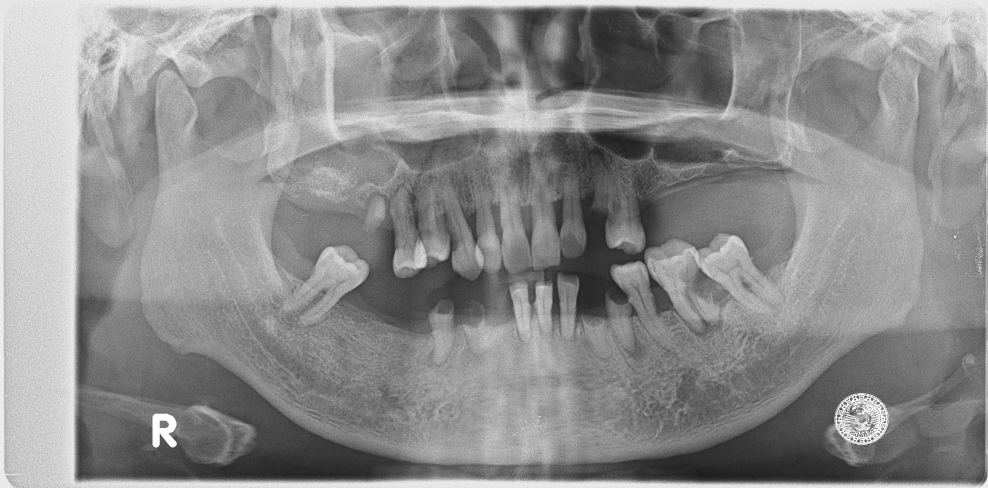
#> input picture periodontitis/trial.jpg, 1976 x 976 px (shown at 1/2 size)
$ jupyter execute --allow-errors Untitled.ipynb
#> lines starting #> are read from the running program, lines starting #| are printed output that depends on the picture; after the words box and inside, x2 and y2 are one past the last pixel; in counts of white or black regions, pixels touching at a corner belong together
[cell 1]
from PIL import Image, ImageDraw, ImageFont

def extract_image_info(image_path):
    # Open the image using Pillow
    img = Image.open(image_path)

    # Get image size (in pixels)
    width, height = img.size
    print(f"Image Resolution: {width} x {height} pixels")

    # Get DPI (dots per inch) if available in image metadata
    dpi = img.info.get('dpi', None)
    if dpi:
        print(f"Image DPI: {dpi}")
    else:
        print("DPI not available in the image metadata.")

    return img, width, height, dpi

# [70 lines left out: functions calculate_scaling_factor, add_grid_to_image, add_ruler_to_image, not called in this run]

# Example usage
image_path = "trials/diagnostics-14-02338-g001.png"  # Replace with your image file path
#> (the rest of this cell did not finish here and is left out)

[cell 2]
import cv2
import numpy as np
from tkinter import Tk, filedialog

# Parameters for grid
grid_size_cm = 1  # grid size in centimeters (1 cm)
#> grid_size_cm = 1
#> the answer given: trial.jpg
#> in upload_image, returned value is the input picture: shape (976, 1976, 3); min 26, max 255, mean 140.8
pixels_per_cm = 10  # Example scale: 10 pixels per centimeter

# Global variables for scaling and translation
scale_factor = 1.0  # Initial scale factor
x_offset = 0  # Initial x offset
y_offset = 0  # Initial y offset

# Mouse callback function for dragging and zooming
# [24 lines left out: function mouse_callback, not called in this run]

# Function to draw the grid (ruler) on the image
def draw_grid(image):
    height, width, _ = image.shape
#> height = 976; width = 1976

    # Draw vertical lines at every `grid_size_cm * pixels_per_cm` pixels
    for x in range(0, width, grid_size_cm * pixels_per_cm):
        cv2.line(image, (x, 0), (x, height), (0, 255, 0), 1)  # Green vertical lines
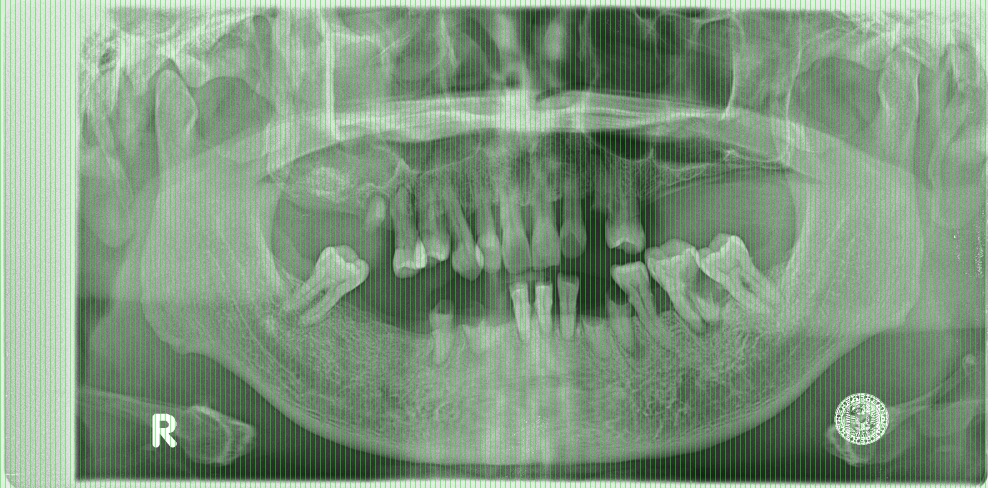
#> image: shape (976, 1976, 3) (shown at 1/2 size); 10.02% of pixels changed, all inside (x1, y1, x2, y2) = (0, 0, 1971, 976)

    # Draw horizontal lines at every `grid_size_cm * pixels_per_cm` pixels
    for y in range(0, height, grid_size_cm * pixels_per_cm):
        cv2.line(image, (0, y), (width, y), (0, 255, 0), 1)  # Green horizontal lines
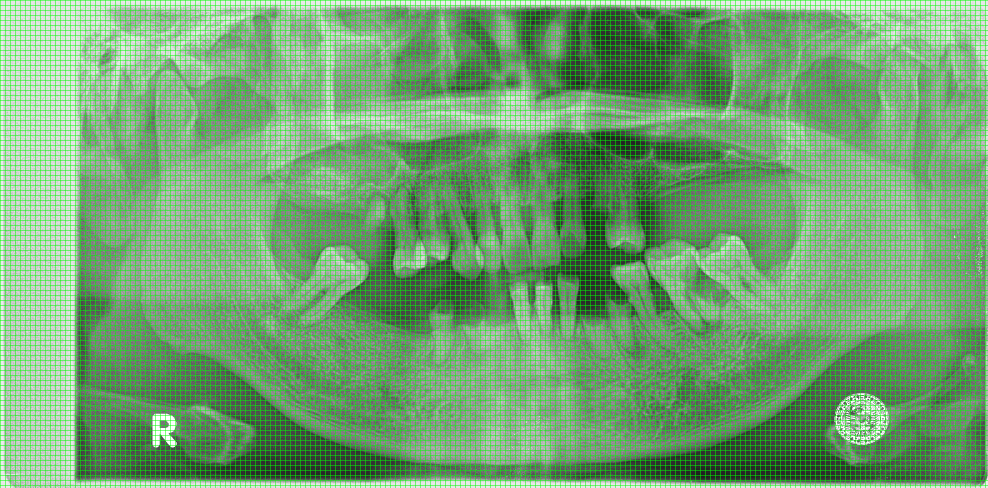
#> image: shape (976, 1976, 3) (shown at 1/2 size); 9.03% of pixels changed, all inside (x1, y1, x2, y2) = (1, 0, 1976, 971)

    return image

# Function to open file dialog and ask user to select an image
def upload_image():
    # Use Tkinter file dialog to upload the image
    Tk().withdraw()  # Hide the root window
    file_path = filedialog.askopenfilename(title="Select an X-ray Image", filetypes=[("Image files", "*.png;*.jpg;*.jpeg;*.tiff")])

    if file_path:
        return cv2.imread(file_path)
    else:
        print("No image selected.")
        return None

# Main function
def main():
    # Ask the user to upload an image
    image = upload_image()

    if image is None:
        return

    # Store the original image for resizing purposes
    global orig_image
    orig_image = image.copy()

    # Draw the grid on the image
    image_with_grid = draw_grid(image)

    # Display the image with the grid overlay
    cv2.imshow("Image with Ruler", image_with_grid)

    # Set the mouse callback function for image interaction
    cv2.setMouseCallback("Image with Ruler", mouse_callback)

    # Wait for a key press to close the window
    cv2.waitKey(0)
    cv2.destroyAllWindows()

# Run the program
if __name__ == "__main__":
    main()

$ run again, on periodontitis/trial1.jpg
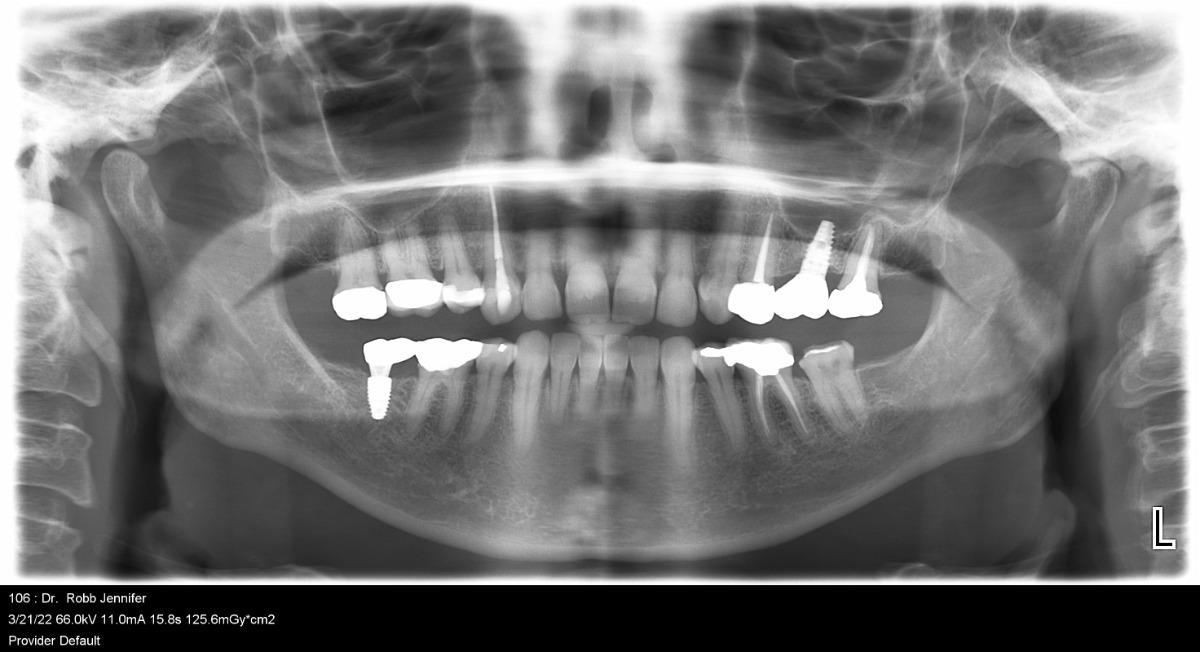
#> input picture periodontitis/trial1.jpg, 1200 x 652 px
#> grid_size_cm = 1
#> in upload_image, returned value is the input picture: shape (652, 1200, 3); min 0, max 255, mean 115.7
#> after the loop in draw_grid, `for x in range(0, width, grid_size_cm * pixels_per_cm):`:
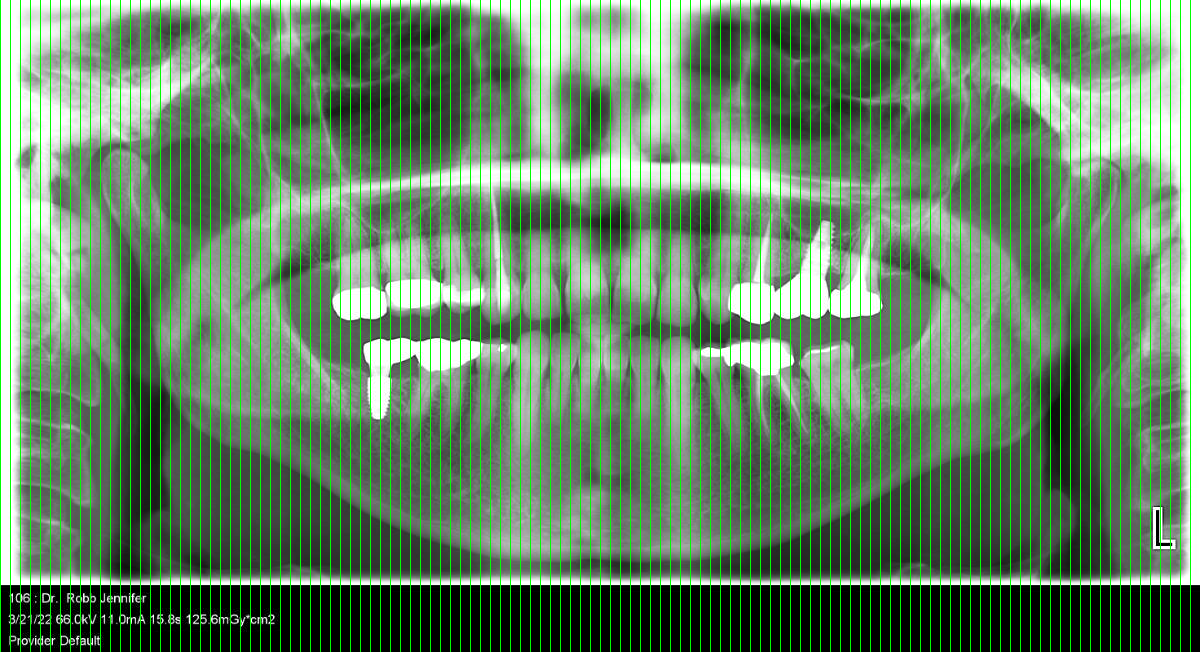
#> image: shape (652, 1200, 3); 10% of pixels changed, all inside (x1, y1, x2, y2) = (0, 0, 1191, 652)
#> after the loop in draw_grid, `for y in range(0, height, grid_size_cm * pixels_per_cm):`:
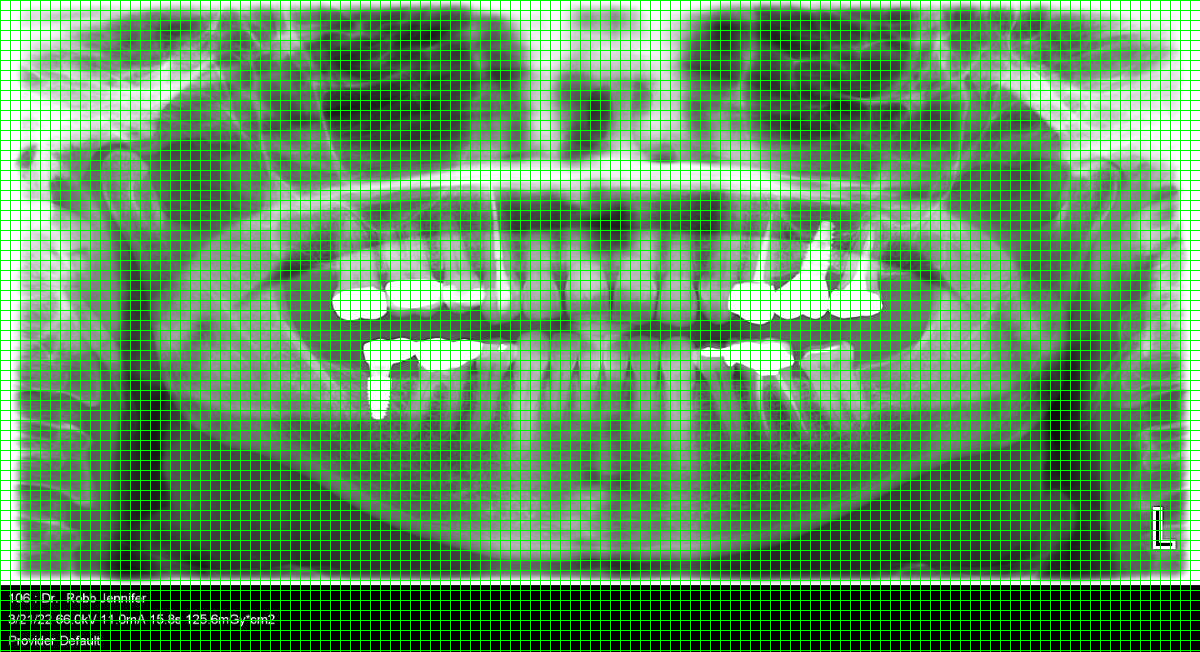
#> image: shape (652, 1200, 3); 9.11% of pixels changed, all inside (x1, y1, x2, y2) = (1, 0, 1200, 651)

$ run again, on periodontitis/trial2.jpg
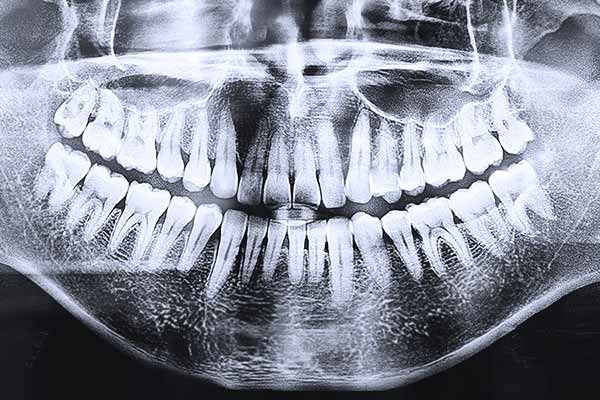
#> input picture periodontitis/trial2.jpg, 600 x 400 px
#> grid_size_cm = 1
#> in upload_image, returned value is the input picture: shape (400, 600, 3); mean B, G, R 154.6, 140.7, 136.3
#> after the loop in draw_grid, `for x in range(0, width, grid_size_cm * pixels_per_cm):`:
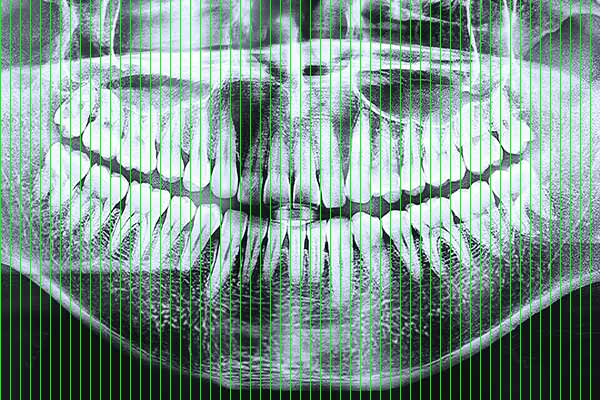
#> image: shape (400, 600, 3); 10% of pixels changed, all inside (x1, y1, x2, y2) = (0, 0, 591, 400)
#> after the loop in draw_grid, `for y in range(0, height, grid_size_cm * pixels_per_cm):`:
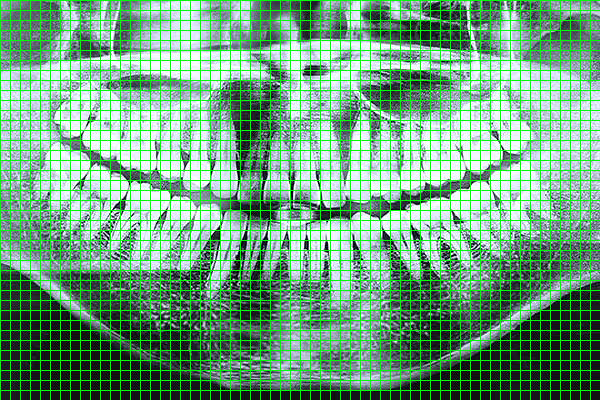
#> image: shape (400, 600, 3); 9% of pixels changed, all inside (x1, y1, x2, y2) = (1, 0, 600, 391)
